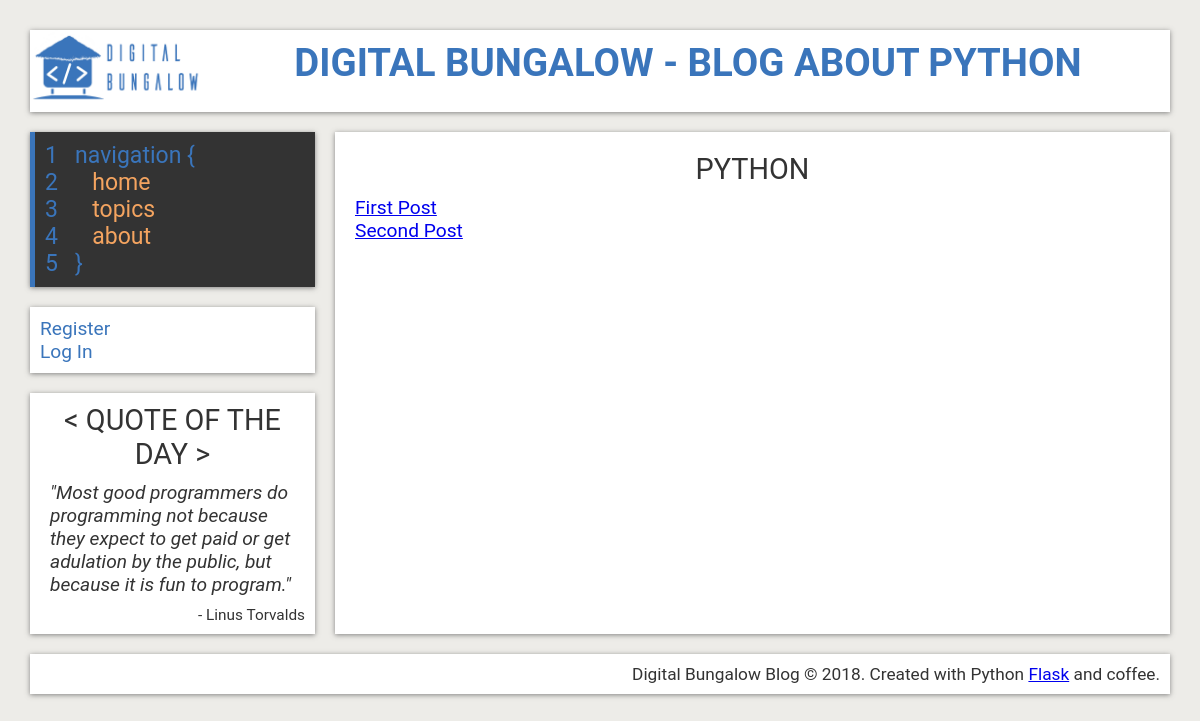
The page /topic/Python on the database its author committed.
### flaskblog/models.py (models this page shows, shortened)
class Topic(db.Model):
    id = db.Column(db.Integer, primary_key=True)
    topicname = db.Column(db.String(60), nullable=False)
    posts = db.relationship('Post', backref='topic', lazy=True)

class Post(db.Model):
    id = db.Column(db.Integer, primary_key=True)
    title = db.Column(db.String(100), nullable=False)
    date_posted = db.Column(db.DateTime, nullable=False, default=datetime.utcnow)
    content = db.Column(db.Text, nullable=False)
    topic_id = db.Column(db.Integer, db.ForeignKey('topic.id'), nullable=False)
    user_id = db.Column(db.Integer, db.ForeignKey('user.id'), nullable=False)

### flaskblog/routes.py (the view)
@app.route("/topic/<topic_name>")
def topic(topic_name):
    topic = Topic.query.filter_by(topicname=topic_name).first()
    return render_template('topic.html', topic=topic)

### flaskblog/templates/topic.html
{% extends "layout.html" %}
{% block content %}
    <article class="topics">
      <section class="post-list">
        <h2>{{ topic.topicname }}</h2>
        {% for post in topic.posts %}
          <td> <p>
            <a href="{{ url_for('post', post_title=post.title)}}">{{ post.title }}</a>
          </p> </td>
        {% endfor %}
      </section>
    </article>
{% endblock content %}

### flaskblog/static/style.css (style rules this page uses)
:root { --primary: #ffffff; --blue: #3a75bb; --orange: #F4A460; --lightblue: #DDEAF9; --grey: #edece8; --hover: #696969; --dark: #333; --shadow: 0 1px 5px rgba(104, 104, 104, 0.8); }
* { margin: 0px; padding: 0px; }
html { box-sizing: border-box; color: var(--dark); font-family: Roboto; font-size: 1.2em; }
body { background: var(--grey); }
h2 { text-transform: uppercase; font-weight: normal; }
article { grid-area: article; background: var(--primary); padding: 10px 20px; box-shadow: var(--shadow); }
section { padding: 10px 0; }
article h2 { text-align: center; margin-bottom: 10px; }

### rows shown on the page
Topic: topicname "PYTHON"
Post: title "First Post"
Post: title "Second Post"
